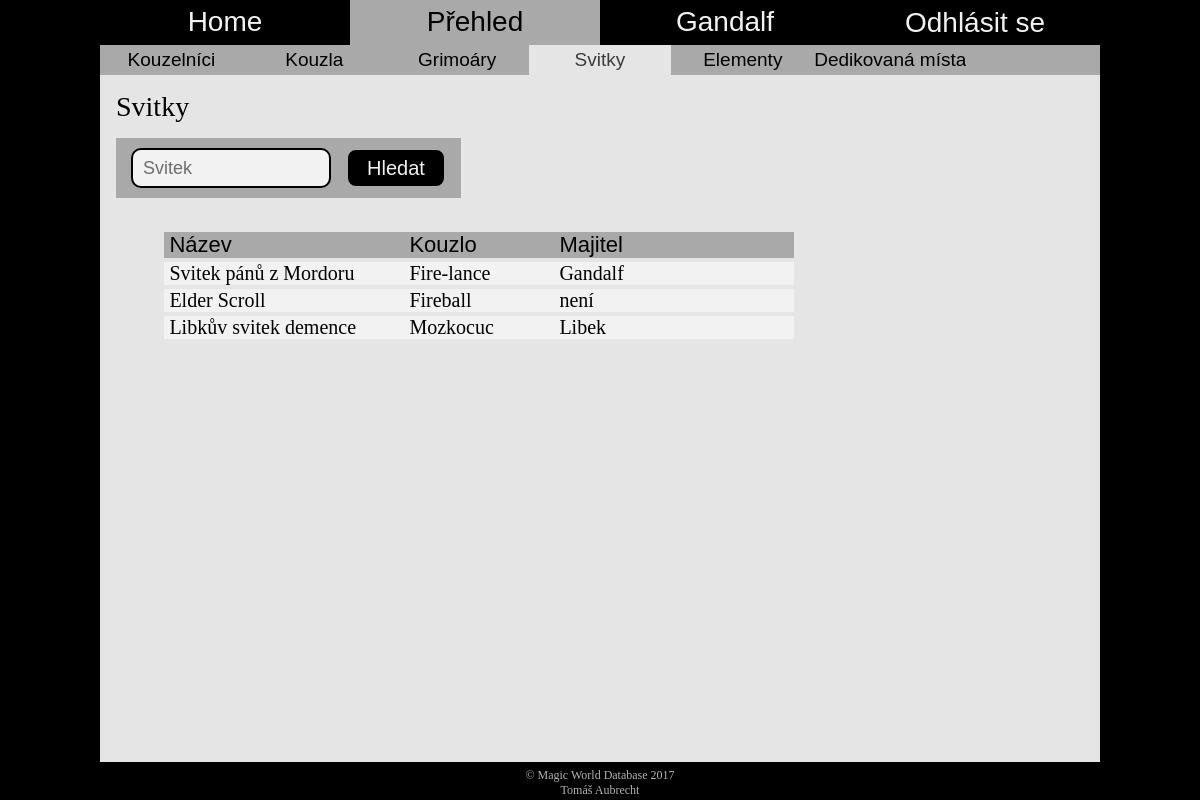
The app's page /overview_scrolls.php (signed in) with its own data.
### tables this page shows
CREATE TABLE IF NOT EXISTS `Svitek` (
  `id_svitku` int(11) NOT NULL AUTO_INCREMENT,
  `nazev` varchar(100) NOT NULL,
  `nazev_kouz` varchar(100) NOT NULL,
  `jmeno_kouz` varchar(100) DEFAULT NULL,
  PRIMARY KEY (`id_svitku`),
  KEY `nazev_kouz` (`nazev_kouz`),
  KEY `jmeno_kouz` (`jmeno_kouz`)
);

### overview_scrolls.php (the view, shortened to what this page needs)
<?
	include("header.php");
?>
<header>
	<nav class="main-menu">
		<a href="home.php">Home</a>
		<a href="#" class="selected">Přehled</a>
		<a href="profile_overview"><? echo $_SESSION['login']?></a>
		<form method="get">
			<input type="submit" name="logout" value="Odhlásit se">
		</form>
	</nav>
	<nav class="sub-menu">
		<a href="overview_wizards.php">Kouzelníci</a>
		<a href="overview_spells.php">Kouzla</a>
		<a href="overview_spellbooks.php">Grimoáry</a>
		<a href="overview_scrolls.php" class="selected">Svitky</a>
		<a href="overview_elements.php">Elementy</a>
		<a href="overview_ded_places.php">Dedikovaná místa</a>
	</nav>
</header>
<div class="content">
	<h1>Svitky</h1>
	<div class="search">
		<form method="get">
			<input type="text" placeholder="Svitek" name="scroll" value="<? if(isset($_GET['search'])) echo $_GET['scroll'] ?>">
			<input type="submit" name="search" value="Hledat" class="button">
		</form>
	</div>
	<div class="table" style="min-width:750px">
		<?php
			include("connect_to_db.php");
			$form = '<div class="table_head">
						<span style="width:240px">Název</span>
						<span>Kouzlo</span>
						<span style="width:240px">Majitel</span>
					</div>';
			$sqlQuery = 'SELECT * FROM Svitek';
			$result = mysql_query($sqlQuery, $db);
			$found_any = FALSE;
			while ($row = mysql_fetch_array($result))
			{
				if (isset($_GET['search']))
				{
					if ($_GET['scroll'] == $row['nazev'] or $_GET['scroll'] == $row['nazev_kouz'] or $_GET['scroll'] == $row['jmeno_kouz'] or $_GET['scroll'] == "")
					{
						$found_any = TRUE;
						$form .= '<br><div class="table_content">
										<span style="width:240px">' .$row['nazev']. '</span>
										<a href="overview_spells.php?spell='.$row['nazev_kouz'].'&search=Hledat"><span>' .$row['nazev_kouz']. '</span></a>
										<span style="width:240px">';
										if ($row['jmeno_kouz'] == "")
											$form .= 'není';
										else
											$form .= '<a href="overview_wizards.php?wizard='.$row['jmeno_kouz'].'&search=Hledat">'.$row['jmeno_kouz'].'</a>';
						$form .= '</span></div>';
						if ($_SESSION['login'] == "admin")
						{
							$form .= '	<a href="overview_edit.php?table=Svitek" class="edit_pic" onclick="set_cookie(\'id\', \''. $row['nazev'] .'\')">
											<img src="https://www.stud.fit.vutbr.cz/~xaubre02/pic/edit.png" Title="Upravit">
										</a>
										<a href="overview_delete.php?ozn=svitek&table=Svitek&item=id_svitku" class="edit_pic" onclick="set_cookie(\'id\', \''. $row['nazev'] .'\')">
											<img src="https://www.stud.fit.vutbr.cz/~xaubre02/pic/delete.png" Title="Odstranit">
										</a>';
							setcookie("last_page", basename($_SERVER['PHP_SELF']));
						}
					}
				}
				else
				{
					$found_any = TRUE;
					$form .= '<br><div class="table_content">
							<span style="width:240px">' .$row['nazev']. '</span>
							<a href="overview_spells.php?spell='.$row['nazev_kouz'].'&search=Hledat"><span>' .$row['nazev_kouz']. '</span></a>
							<span style="width:240px">';
					if ($row['jmeno_kouz'] == "")
						$form .= 'není';
					else
						$form .= '<a href="overview_wizards.php?wizard='.$row['jmeno_kouz'].'&search=Hledat">'.$row['jmeno_kouz'].'</a>';
					$form .= '</span></div>';
				}
			}
			if ($found_any)
				echo $form;
			else
				echo '<div class="table_head"><span class="table_msg">Nebyly nalezeny žádné výsledky</span></div>';
		?>
	</div>
</div>
<? include("footer.php"); ?>

### css/style.css (style rules this page uses)
html { padding: 0; margin: 0; min-height: 100%; box-sizing: border-box; overflow: auto; }
*, *:before, *:after { box-sizing: inherit; overflow: hidden; padding: 0; margin: 0; }
a { text-decoration: none; }
body { padding: 0; margin: 0; background: #000 url("https://www.stud.fit.vutbr.cz/~xaubre02/pic/magic_forest.png") no-repeat fixed center !important; background-size: cover !important; max-width: 65vw !important; min-width: 1000px; min-height: 480px; width: 100% !important; height: 100%; overflow: auto; margin: auto !important; }
.button { float: left; width: 47.5%; height: 55px; font-size: 23px; font-family: Impact, Charcoal, sans-serif; color: white; background-color: black; border: 2px #b3b3b3 solid; border-radius: 16px; transition: color .4s, border-color .4s, background-color .4s; outline: none; }
header { width: 100%; height: 75px; opacity: 0.95; }
.main-menu { width: 100%; height: 60%; font-size: 28px; font-family: Impact, Charcoal, sans-serif; background-color: black; }
.main-menu a, .main-menu form { float: left; color: white; width: 25%; height: 100%; text-align: center; transition: color .4s, background-color .4s; }
.main-menu a { padding-top: 6px; }
.main-menu input { width: 100%; height: 100%; font-size: 28px; font-family: Impact, Charcoal, sans-serif; background-color: black; border: none; outline: none; color: white; transition: color .4s, background-color .4s; }
.main-menu .selected, .main-menu .selected:hover { background-color: #b3b3b3; color: black; }
.sub-menu { width: 100%; height: 40%; font-size: 19px; font-family: Impact, Charcoal, sans-serif; background-color: #b3b3b3; }
.sub-menu a { float: left; min-width: 14.2857%; height: 100%; color: black; text-align: center; padding-top: 4px; transition: color .4s, background-color .4s; }
.sub-menu a:hover, .sub-menu .selected { background-color: #f2f2f2; color: #404040; }
.content { overflow: auto; width: 100%; min-height: calc(100vh - 113px); background-color: #f2f2f2; opacity: 0.95; padding: 16px; margin-bottom: 38px; }
.content h1 { font-family: Impact; font-size: 28px; font-weight: 100; margin-bottom: 15px; }
.content a { color: black; font-weight: bold; }
.content form { margin: 64px auto; width: 50%; }
.content form .button { float: left; width: 142px; margin-top: 30px; margin-left: calc(50% - 71px); color: white; text-align: center; font-weight: normal; }
.search { display: inline-block; background-color: #b3b3b3; padding: 10px 15px; }
.search form { margin: 0; padding: 0; width: 100%; height: 100%; }
.search input { float: left; border-radius: 10px !important; }
.search form input:first-child { width: 200px; height: 40px; font-size: 18px; padding: 0 10px; border: 2px black solid; border-radius: 12px; margin-right: 15px; outline: none; font-family: Impact, Charcoal, sans-serif; }
.search form .button { margin: 0; padding: 0; height: 40px; width: 100px; font-size: 20px; }
.table { text-align: left; margin: auto; margin-top: 30px; width: 90%; min-width: 1090px; }
.table_head { display: inline-block; margin: auto; font-size: 22px; font-family: Impact, Charcoal, sans-serif; background-color: #b3b3b3; }
.table span { float: left; padding-left: 5px; width: 150px; transition: height .3s; }
.table_content { margin: auto; max-height: 25px; display: inline-block; background-color: white; transition: color .4s, background-color .4s, max-height .4s; }
.table_content span { font-size: 20px; max-height: inherit; overflow: auto; }
.table_content a , .table_content a span { font-weight: normal; color: black; transition: color .4s; }

### records on screen
svitek: nazev "Svitek pánů z Mordoru", nazev_kouz "Fire-lance", jmeno_kouz "Gandalf"
svitek: nazev "Elder Scroll", nazev_kouz "Fireball", jmeno_kouz "není"
svitek: nazev "Libkův svitek demence", nazev_kouz "Mozkocuc", jmeno_kouz "Libek"

### other values on screen
$_SESSION['login'] "Gandalf"
